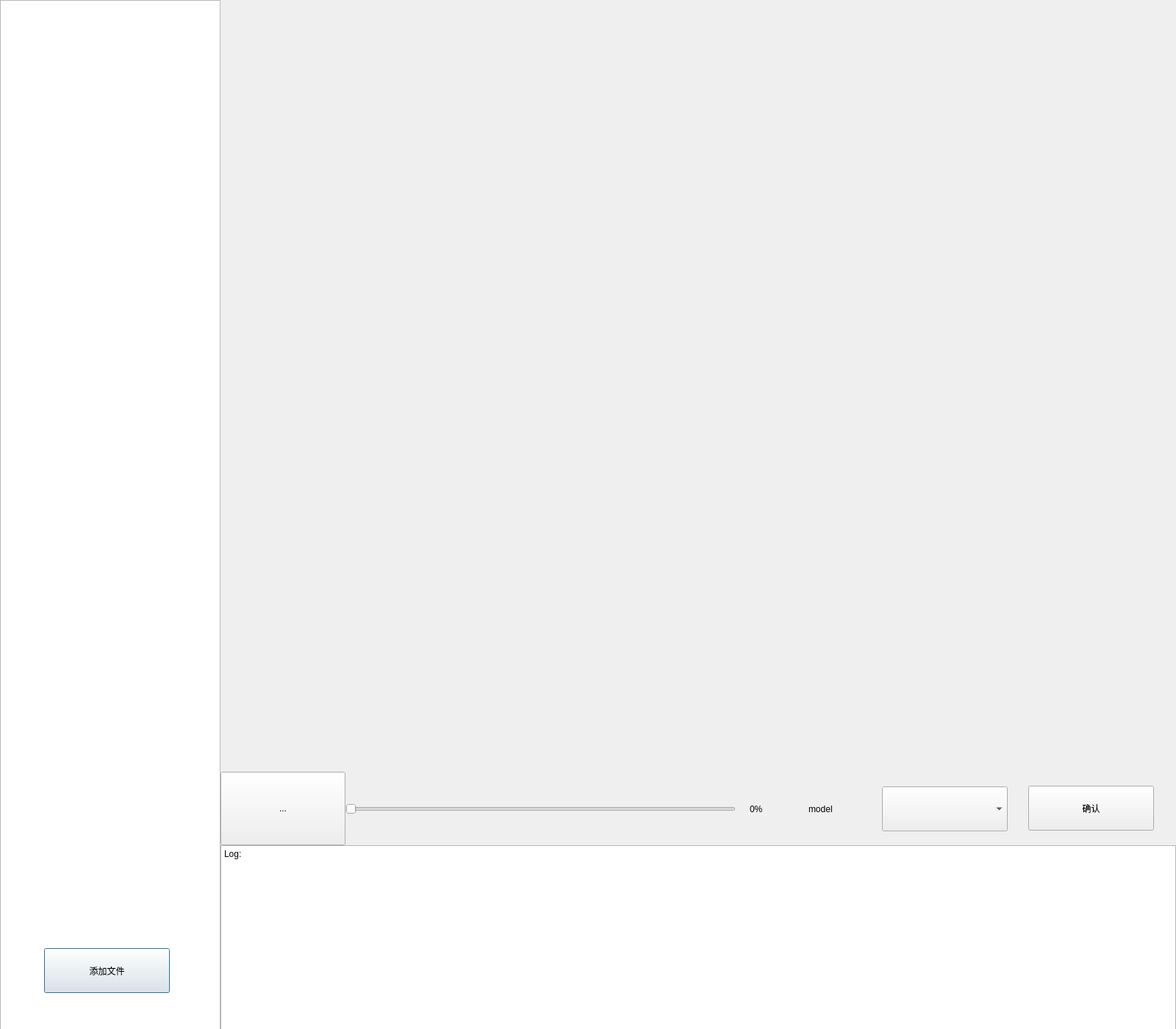
<?xml version="1.0" encoding="UTF-8"?>
<ui version="4.0">
 <class>vlogmake</class>
 <widget class="QDialog" name="vlogmake">
  <property name="geometry">
   <rect>
    <x>0</x>
    <y>0</y>
    <width>1600</width>
    <height>1400</height>
   </rect>
  </property>
  <property name="windowTitle">
   <string>Dialog</string>
  </property>
  <widget class="myVideoWidget" name="wgt_video_2" native="true">
   <property name="geometry">
    <rect>
     <x>300</x>
     <y>-1</y>
     <width>1301</width>
     <height>1051</height>
    </rect>
   </property>
  </widget>
  <widget class="QWidget" name="widget_left" native="true">
   <property name="geometry">
    <rect>
     <x>0</x>
     <y>0</y>
     <width>300</width>
     <height>1400</height>
    </rect>
   </property>
   <widget class="QListWidget" name="listWidget">
    <property name="geometry">
     <rect>
      <x>0</x>
      <y>0</y>
      <width>300</width>
      <height>1401</height>
     </rect>
    </property>
   </widget>
   <widget class="QPushButton" name="add">
    <property name="geometry">
     <rect>
      <x>60</x>
      <y>1290</y>
      <width>171</width>
      <height>61</height>
     </rect>
    </property>
    <property name="text">
     <string>添加文件</string>
    </property>
   </widget>
  </widget>
  <widget class="QWidget" name="widget_bottom" native="true">
   <property name="geometry">
    <rect>
     <x>300</x>
     <y>1150</y>
     <width>1300</width>
     <height>251</height>
    </rect>
   </property>
   <widget class="QTextBrowser" name="textBrowser">
    <property name="geometry">
     <rect>
      <x>0</x>
      <y>0</y>
      <width>1300</width>
      <height>261</height>
     </rect>
    </property>
    <property name="html">
     <string>&lt;!DOCTYPE HTML PUBLIC &quot;-//W3C//DTD HTML 4.0//EN&quot; &quot;http://www.w3.org/TR/REC-html40/strict.dtd&quot;&gt;
&lt;html&gt;&lt;head&gt;&lt;meta name=&quot;qrichtext&quot; content=&quot;1&quot; /&gt;&lt;style type=&quot;text/css&quot;&gt;
p, li { white-space: pre-wrap; }
&lt;/style&gt;&lt;/head&gt;&lt;body style=&quot; font-family:'SimSun'; font-size:9pt; font-weight:400; font-style:normal;&quot;&gt;
&lt;p style=&quot; margin-top:0px; margin-bottom:0px; margin-left:0px; margin-right:0px; -qt-block-indent:0; text-indent:0px;&quot;&gt;Log:&lt;/p&gt;
&lt;p style=&quot;-qt-paragraph-type:empty; margin-top:0px; margin-bottom:0px; margin-left:0px; margin-right:0px; -qt-block-indent:0; text-indent:0px;&quot;&gt;&lt;br /&gt;&lt;/p&gt;&lt;/body&gt;&lt;/html&gt;</string>
    </property>
   </widget>
  </widget>
  <widget class="QWidget" name="widgetcentral_cen" native="true">
   <property name="geometry">
    <rect>
     <x>300</x>
     <y>1050</y>
     <width>1301</width>
     <height>101</height>
    </rect>
   </property>
   <widget class="QToolButton" name="play">
    <property name="geometry">
     <rect>
      <x>0</x>
      <y>0</y>
      <width>170</width>
      <height>100</height>
     </rect>
    </property>
    <property name="text">
     <string>...</string>
    </property>
    <property name="icon">
     <iconset>
      <normaloff>../../Desktop/play.png</normaloff>../../Desktop/play.png</iconset>
    </property>
    <property name="iconSize">
     <size>
      <width>130</width>
      <height>70</height>
     </size>
    </property>
   </widget>
   <widget class="QPushButton" name="start">
    <property name="geometry">
     <rect>
      <x>1099</x>
      <y>19</y>
      <width>171</width>
      <height>61</height>
     </rect>
    </property>
    <property name="text">
     <string>确认</string>
    </property>
   </widget>
   <widget class="QSlider" name="sld_video">
    <property name="geometry">
     <rect>
      <x>170</x>
      <y>20</y>
      <width>531</width>
      <height>61</height>
     </rect>
    </property>
    <property name="maximum">
     <number>100</number>
    </property>
    <property name="orientation">
     <enum>Qt::Horizontal</enum>
    </property>
   </widget>
   <widget class="QLabel" name="lab_video">
    <property name="geometry">
     <rect>
      <x>720</x>
      <y>30</y>
      <width>51</width>
      <height>41</height>
     </rect>
    </property>
    <property name="text">
     <string>0%</string>
    </property>
   </widget>
   <widget class="QComboBox" name="comboBox">
    <property name="geometry">
     <rect>
      <x>900</x>
      <y>20</y>
      <width>171</width>
      <height>61</height>
     </rect>
    </property>
   </widget>
   <widget class="QLabel" name="model">
    <property name="geometry">
     <rect>
      <x>800</x>
      <y>30</y>
      <width>91</width>
      <height>41</height>
     </rect>
    </property>
    <property name="text">
     <string>model</string>
    </property>
   </widget>
  </widget>
 </widget>
 <customwidgets>
  <customwidget>
   <class>myVideoWidget</class>
   <extends>QWidget</extends>
   <header>myVideoWidget.h</header>
   <container>1</container>
  </customwidget>
 </customwidgets>
 <resources/>
 <connections/>
</ui>
